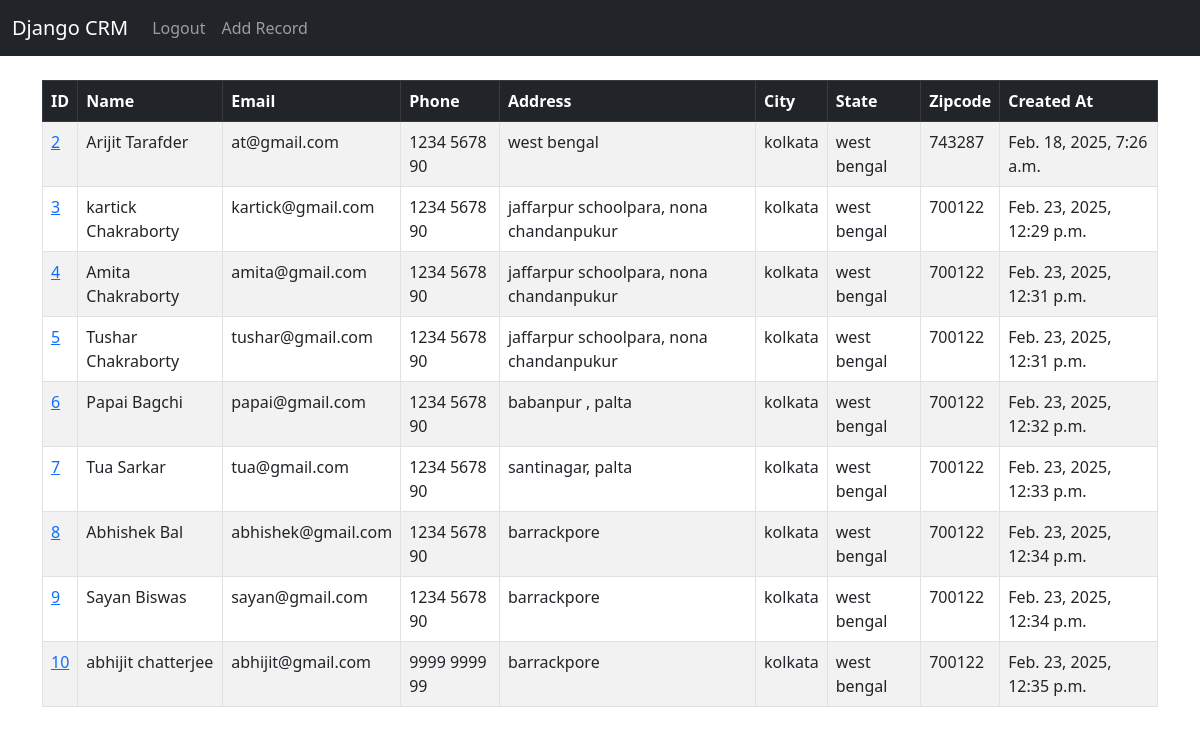
The app's page / (signed in) with its own data.
### website/models.py (models this page shows, shortened)
class Record(models.Model):
	created_at = models.DateTimeField(auto_now_add=True)
	first_name = models.CharField(max_length=50)
	last_name =  models.CharField(max_length=50)
	email =  models.CharField(max_length=100)
	phone = models.CharField(max_length=15)
	address =  models.CharField(max_length=100)
	city =  models.CharField(max_length=50)
	state =  models.CharField(max_length=50)
	zipcode =  models.CharField(max_length=20)

### website/views.py (the view, shortened to what this page needs)
# urls.py: path('', views.home , name = "home"),
def home(request):
    records = Record.objects.all()
    return render(request, 'home.html' , {'records':records})

### website/templates/home.html (shortened to what this page needs)
{% extends 'base.html' %}
{% block content %}
    {% if user.is_authenticated %}
        <table class="table table-striped table-hover table-bordered">
            <thead class="table-dark">
            <tr>
                <th scope="col">ID</th>
                <th scope="col">Name</th>
                <th scope="col">Email</th>
                <th scope="col">Phone</th>
                <th scope="col">Address</th>
                <th scope="col">City</th>
                <th scope="col">State</th>
                <th scope="col">Zipcode</th>
                <th scope="col">Created At</th>
            </tr>
            </thead>
            <tbody>
                {% if records %}
                    {% for record in records %}
                        <tr>
                            <td> <a href="{% url 'record' record.id %}">{{ record.id }}</a> </td>
                            <td> {{ record.first_name }} {{ record.last_name }} </td>
                            <td> {{ record.email }} </td>
                            <td> {{ record.phone }} </td>
                            <td> {{ record.address }} </td>
                            <td> {{ record.city }} </td>
                            <td> {{ record.state }} </td>
                            <td> {{ record.zipcode }} </td>
                            <td> {{ record.created_at }} </td>
                        </tr>
                    {% endfor %}
                {% endif %}
            </tbody>
        </table>
    {% endif %}
{% endblock %}

### website/templates/base.html (shortened to what this page needs)
<!doctype html>
<html lang="en">
  <head>
    <link href="https://cdn.jsdelivr.net/npm/bootstrap@5.3.0-alpha1/dist/css/bootstrap.min.css" rel="stylesheet">
  </head>
  <body>
    {% include 'navbar.html' %}
    <div class="container">
      <br/>
      {% block content %}{% endblock%}
    </div>
  </body>
</html>

### website/templates/navbar.html (shortened to what this page needs)
<nav class="navbar navbar-expand-lg navbar-dark bg-dark">
  <div class="container-fluid">
    <a class="navbar-brand" href="{% url 'home' %}">Django CRM</a>
    <div class="collapse navbar-collapse" id="navbarSupportedContent">
      <ul class="navbar-nav me-auto mb-2 mb-lg-0">
        {% if user.is_authenticated %}
          <li class="nav-item">
            <a class="nav-link" href="{% url 'logout' %}">Logout</a>
          </li>
          <li class="nav-item">
            <a class="nav-link" href="{% url 'add_record' %}">Add Record</a>
          </li>
        {% endif %}
      </ul>
    </div>
  </div>
</nav>

### records on screen
Record: id "2", first_name "Arijit", last_name "Tarafder", email "at@gmail.com", phone "1234 5678 90", address "west bengal", city "kolkata", state "west bengal", zipcode "743287", created_at "Feb. 18, 2025, 7:26 a.m."
Record: id "3", first_name "kartick", last_name "Chakraborty", email "kartick@gmail.com", phone "1234 5678 90", address "jaffarpur schoolpara, nona chandanpukur", city "kolkata", state "west bengal", zipcode "700122", created_at "Feb. 23, 2025, 12:29 p.m."
Record: id "4", first_name "Amita", last_name "Chakraborty", email "amita@gmail.com", phone "1234 5678 90", address "jaffarpur schoolpara, nona chandanpukur", city "kolkata", state "west bengal", zipcode "700122", created_at "Feb. 23, 2025, 12:31 p.m."
Record: id "5", first_name "Tushar", last_name "Chakraborty", email "tushar@gmail.com", phone "1234 5678 90", address "jaffarpur schoolpara, nona chandanpukur", city "kolkata", state "west bengal", zipcode "700122", created_at "Feb. 23, 2025, 12:31 p.m."
Record: id "6", first_name "Papai", last_name "Bagchi", email "papai@gmail.com", phone "1234 5678 90", address "babanpur , palta", city "kolkata", state "west bengal", zipcode "700122", created_at "Feb. 23, 2025, 12:32 p.m."
Record: id "7", first_name "Tua", last_name "Sarkar", email "tua@gmail.com", phone "1234 5678 90", address "santinagar, palta", city "kolkata", state "west bengal", zipcode "700122", created_at "Feb. 23, 2025, 12:33 p.m."
Record: id "8", first_name "Abhishek", last_name "Bal", email "abhishek@gmail.com", phone "1234 5678 90", address "barrackpore", city "kolkata", state "west bengal", zipcode "700122", created_at "Feb. 23, 2025, 12:34 p.m."
Record: id "9", first_name "Sayan", last_name "Biswas", email "sayan@gmail.com", phone "1234 5678 90", address "barrackpore", city "kolkata", state "west bengal", zipcode "700122", created_at "Feb. 23, 2025, 12:34 p.m."
Record: id "10", first_name "abhijit", last_name "chatterjee", email "abhijit@gmail.com", phone "9999 9999 99", address "barrackpore", city "kolkata", state "west bengal", zipcode "700122", created_at "Feb. 23, 2025, 12:35 p.m."
